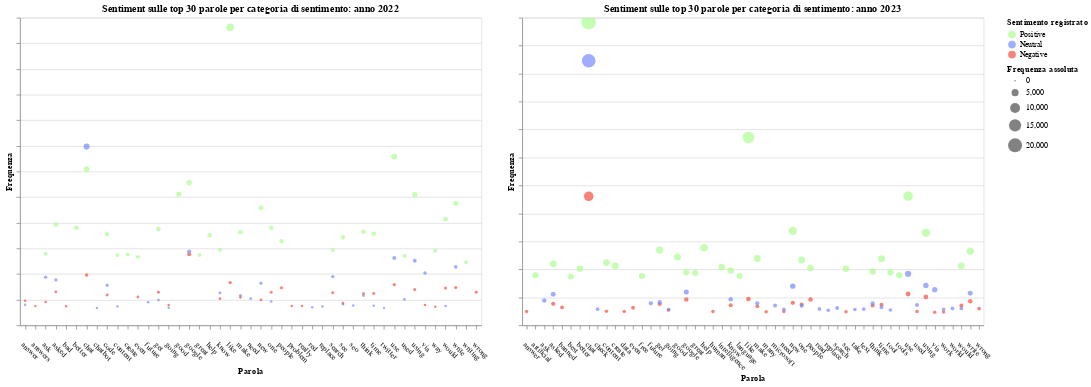

Source (notebook cell):
### Code cell
finalchart_wordsfrequency_2022_2023 = alt.hconcat(scatter_plot_2022, scatter_plot_2023).resolve_scale(y='independent'
).configure_axisX(
    labelAngle=45,  # Specify the degree of inclination here
    labelAlign='left',  # Optional: Align the labels to the right for better readability
    labelPadding=15  # Optional: Add padding to the labels for better spacing
)
finalchart_wordsfrequency_2022_2023.save('wordsfreq_2022_2023.html')
finalchart_wordsfrequency_2022_2023

### Figure 1 — Vega-Lite specification as saved in the notebook (floating-point values rounded to 4 significant figures)
{"config": {"view": {"continuousWidth": 300, "continuousHeight": 300}, "axisX": {"labelAlign": "left", "labelAngle": 45, "labelPadding": 15}}, "hconcat": [{"data": {"name": "data-311dffb178b517b0b4bfda02d0ada4da"}, "mark": {"type": "point", "filled": true}, "encoding": {"color": {"field": "Sentiment", "scale": {"domain": ["Positive", "Neutral", "Negative"], "range": ["#ADFC92", "#788BFF", "#F44E3F"]}, "title": "Sentimento registrato", "type": "nominal"}, "opacity": {"value": 0.7}, "size": {"field": "frequency", "type": "quantitative"}, "tooltip": [{"field": "word", "type": "nominal"}, {"field": "frequency", "type": "quantitative"}, {"field": "frequency", "type": "quantitative"}], "x": {"field": "word", "title": "Parola", "type": "nominal"}, "y": {"axis": {"labels": false}, "field": "frequency", "title": "Frequenza", "type": "quantitative"}}, "height": 400, "name": "view_1", "title": "Sentiment sulle top 30 parole per categoria di sentimento: anno 2022", "transform": [{"filter": {"param": "param_1"}}], "width": 600}, {"data": {"name": "data-610617640abbcb60d3c9b15bc576aea8"}, "mark": {"type": "point", "filled": true}, "encoding": {"color": {"field": "Sentiment", "scale": {"domain": ["Positive", "Neutral", "Negative"], "range": ["#ADFC92", "#788BFF", "#F44E3F"]}, "title": "Sentimento registrato", "type": "nominal"}, "opacity": {"value": 0.7}, "size": {"field": "frequency", "title": "Frequenza assoluta", "type": "quantitative"}, "tooltip": [{"field": "word", "title": "parola", "type": "nominal"}, {"field": "frequency", "title": "frequenza assoluta", "type": "quantitative"}], "x": {"field": "word", "title": "Parola", "type": "nominal"}, "y": {"axis": {"labels": false}, "field": "frequency", "title": "Frequenza", "type": "quantitative"}}, "height": 400, "name": "view_2", "title": "Sentiment sulle top 30 parole per categoria di sentimento: anno 2023", "transform": [{"filter": {"param": "param_3"}}], "width": 600}], "params": [{"name": "param_1", "select": {"type": "point", "fields": ["Sentiment"]}, "bind": {"input": "radio", "options": ["Positive", "Neutral", "Negative", null], "labels": ["Positive ", "Neutral ", "Negative ", "All"], "name": "Selettore sentimento 2022: "}, "views": ["view_1"]}, {"name": "param_2", "select": {"type": "interval", "encodings": ["x", "y"]}, "bind": "scales", "views": ["view_1"]}, {"name": "param_3", "select": {"type": "point", "fields": ["Sentiment"]}, "bind": {"input": "radio", "options": ["Positive", "Neutral", "Negative", null], "labels": ["Positive ", "Neutral ", "Negative ", "All"], "name": "Selettore sentimento 2023: "}, "views": ["view_2"]}, {"name": "param_4", "select": {"type": "interval", "encodings": ["x", "y"]}, "bind": "scales", "views": ["view_2"]}], "resolve": {"scale": {"y": "independent"}}, "$schema": "https://vega.github.io/schema/vega-lite/v5.8.0.json", "datasets": {"data-311dffb178b517b0b4bfda02d0ada4da": [{"Sentiment": "Positive", "word": "like", "frequency": 5812}, {"Sentiment": "Positive", "word": "use", "frequency": 3291}, {"Sentiment": "Positive", "word": "chat", "frequency": 3043}, {"Sentiment": "Positive", "word": "google", "frequency": 2786}, {"Sentiment": "Positive", "word": "good", "frequency": 2561}, {"Sentiment": "Positive", "word": "using", "frequency": 2547}, {"Sentiment": "Positive", "word": "write", "frequency": 2379}, {"Sentiment": "Positive", "word": "new", "frequency": 2286}, {"Sentiment": "Positive", "word": "would", "frequency": 2070}, {"Sentiment": "Positive", "word": "asked", "frequency": 1966}, {"Sentiment": "Positive", "word": "one", "frequency": 1903}, {"Sentiment": "Positive", "word": "better", "frequency": 1903}, {"Sentiment": "Positive", "word": "get", "frequency": 1877}, {"Sentiment": "Positive", "word": "think", "frequency": 1826}, {"Sentiment": "Positive", "word": "make", "frequency": 1815}, {"Sentiment": "Positive", "word": "time", "frequency": 1784}, {"Sentiment": "Positive", "word": "code", "frequency": 1775}, {"Sentiment": "Positive", "word": "help", "frequency": 1756}, {"Sentiment": "Positive", "word": "see", "frequency": 1717}, {"Sentiment": "Positive", "word": "people", "frequency": 1640}, {"Sentiment": "Positive", "word": "know", "frequency": 1471}, {"Sentiment": "Positive", "word": "search", "frequency": 1467}, {"Sentiment": "Positive", "word": "way", "frequency": 1454}, {"Sentiment": "Positive", "word": "ask", "frequency": 1395}, {"Sentiment": "Positive", "word": "create", "frequency": 1382}, {"Sentiment": "Positive", "word": "great", "frequency": 1373}, {"Sentiment": "Positive", "word": "content", "frequency": 1369}, {"Sentiment": "Positive", "word": "used", "frequency": 1351}, {"Sentiment": "Positive", "word": "even", "frequency": 1335}, {"Sentiment": "Positive", "word": "writing", "frequency": 1231}, {"Sentiment": "Negative", "word": "google", "frequency": 1384}, {"Sentiment": "Negative", "word": "chat", "frequency": 982}, {"Sentiment": "Negative", "word": "like", "frequency": 833}, {"Sentiment": "Negative", "word": "use", "frequency": 792}, {"Sentiment": "Negative", "word": "write", "frequency": 736}, {"Sentiment": "Negative", "word": "people", "frequency": 732}, {"Sentiment": "Negative", "word": "would", "frequency": 728}, {"Sentiment": "Negative", "word": "using", "frequency": 700}, {"Sentiment": "Negative", "word": "asked", "frequency": 652}, {"Sentiment": "Negative", "word": "get", "frequency": 645}, {"Sentiment": "Negative", "word": "wrong", "frequency": 644}, {"Sentiment": "Negative", "word": "one", "frequency": 642}, {"Sentiment": "Negative", "word": "search", "frequency": 634}, {"Sentiment": "Negative", "word": "time", "frequency": 619}, {"Sentiment": "Negative", "word": "think", "frequency": 617}, {"Sentiment": "Negative", "word": "code", "frequency": 590}, {"Sentiment": "Negative", "word": "even", "frequency": 552}, {"Sentiment": "Negative", "word": "make", "frequency": 547}, {"Sentiment": "Negative", "word": "know", "frequency": 519}, {"Sentiment": "Negative", "word": "new", "frequency": 496}, {"Sentiment": "Negative", "word": "answer", "frequency": 478}, {"Sentiment": "Negative", "word": "ask", "frequency": 453}, {"Sentiment": "Negative", "word": "see", "frequency": 432}, {"Sentiment": "Negative", "word": "going", "frequency": 398}, {"Sentiment": "Negative", "word": "via", "frequency": 396}, {"Sentiment": "Negative", "word": "really", "frequency": 378}, {"Sentiment": "Negative", "word": "problem", "frequency": 378}, {"Sentiment": "Negative", "word": "answers", "frequency": 374}, {"Sentiment": "Negative", "word": "bad", "frequency": 373}, {"Sentiment": "Negative", "word": "way", "frequency": 361}, {"Sentiment": "Neutral", "word": "chat", "frequency": 3485}, {"Sentiment": "Neutral", "word": "google", "frequency": 1441}, {"Sentiment": "Neutral", "word": "use", "frequency": 1312}, {"Sentiment": "Neutral", "word": "using", "frequency": 1259}, {"Sentiment": "Neutral", "word": "write", "frequency": 1138}, {"Sentiment": "Neutral", "word": "via", "frequency": 1021}, {"Sentiment": "Neutral", "word": "search", "frequency": 950}, {"Sentiment": "Neutral", "word": "ask", "frequency": 939}, {"Sentiment": "Neutral", "word": "asked", "frequency": 884}, {"Sentiment": "Neutral", "word": "new", "frequency": 822}, {"Sentiment": "Neutral", "word": "code", "frequency": 783}, {"Sentiment": "Neutral", "word": "know", "frequency": 632}, {"Sentiment": "Neutral", "word": "make", "frequency": 585}, {"Sentiment": "Neutral", "word": "think", "frequency": 579}, {"Sentiment": "Neutral", "word": "need", "frequency": 518}, {"Sentiment": "Neutral", "word": "used", "frequency": 505}, {"Sentiment": "Neutral", "word": "get", "frequency": 491}, {"Sentiment": "Neutral", "word": "one", "frequency": 463}, {"Sentiment": "Neutral", "word": "future", "frequency": 448}, {"Sentiment": "Neutral", "word": "see", "frequency": 409}, {"Sentiment": "Neutral", "word": "answer", "frequency": 401}, {"Sentiment": "Neutral", "word": "seo", "frequency": 385}, {"Sentiment": "Neutral", "word": "time", "frequency": 381}, {"Sentiment": "Neutral", "word": "would", "frequency": 376}, {"Sentiment": "Neutral", "word": "content", "frequency": 368}, {"Sentiment": "Neutral", "word": "replace", "frequency": 368}, {"Sentiment": "Neutral", "word": "red", "frequency": 353}, {"Sentiment": "Neutral", "word": "going", "frequency": 341}, {"Sentiment": "Neutral", "word": "chatbot", "frequency": 337}, {"Sentiment": "Neutral", "word": "twitter", "frequency": 335}], "data-610617640abbcb60d3c9b15bc576aea8": [{"Sentiment": "Positive", "word": "chat", "frequency": 21685}, {"Sentiment": "Positive", "word": "like", "frequency": 13438}, {"Sentiment": "Positive", "word": "use", "frequency": 9243}, {"Sentiment": "Positive", "word": "new", "frequency": 6758}, {"Sentiment": "Positive", "word": "using", "frequency": 6618}, {"Sentiment": "Positive", "word": "help", "frequency": 5553}, {"Sentiment": "Positive", "word": "get", "frequency": 5379}, {"Sentiment": "Positive", "word": "write", "frequency": 5308}, {"Sentiment": "Positive", "word": "good", "frequency": 4886}, {"Sentiment": "Positive", "word": "make", "frequency": 4784}, {"Sentiment": "Positive", "word": "time", "frequency": 4753}, {"Sentiment": "Positive", "word": "one", "frequency": 4675}, {"Sentiment": "Positive", "word": "content", "frequency": 4482}, {"Sentiment": "Positive", "word": "asked", "frequency": 4396}, {"Sentiment": "Positive", "word": "would", "frequency": 4249}, {"Sentiment": "Positive", "word": "create", "frequency": 4248}, {"Sentiment": "Positive", "word": "intelligence", "frequency": 4161}, {"Sentiment": "Positive", "word": "people", "frequency": 4099}, {"Sentiment": "Positive", "word": "better", "frequency": 4042}, {"Sentiment": "Positive", "word": "see", "frequency": 4037}, {"Sentiment": "Positive", "word": "know", "frequency": 3927}, {"Sentiment": "Positive", "word": "think", "frequency": 3846}, {"Sentiment": "Positive", "word": "tool", "frequency": 3793}, {"Sentiment": "Positive", "word": "google", "frequency": 3791}, {"Sentiment": "Positive", "word": "great", "frequency": 3736}, {"Sentiment": "Positive", "word": "artificial", "frequency": 3580}, {"Sentiment": "Positive", "word": "tools", "frequency": 3572}, {"Sentiment": "Positive", "word": "free", "frequency": 3529}, {"Sentiment": "Positive", "word": "language", "frequency": 3519}, {"Sentiment": "Positive", "word": "best", "frequency": 3492}, {"Sentiment": "Negative", "word": "chat", "frequency": 9226}, {"Sentiment": "Negative", "word": "use", "frequency": 2237}, {"Sentiment": "Negative", "word": "using", "frequency": 2026}, {"Sentiment": "Negative", "word": "like", "frequency": 1887}, {"Sentiment": "Negative", "word": "people", "frequency": 1841}, {"Sentiment": "Negative", "word": "google", "frequency": 1840}, {"Sentiment": "Negative", "word": "write", "frequency": 1721}, {"Sentiment": "Negative", "word": "new", "frequency": 1608}, {"Sentiment": "Negative", "word": "asked", "frequency": 1537}, {"Sentiment": "Negative", "word": "get", "frequency": 1519}, {"Sentiment": "Negative", "word": "one", "frequency": 1485}, {"Sentiment": "Negative", "word": "time", "frequency": 1463}, {"Sentiment": "Negative", "word": "know", "frequency": 1430}, {"Sentiment": "Negative", "word": "would", "frequency": 1423}, {"Sentiment": "Negative", "word": "think", "frequency": 1408}, {"Sentiment": "Negative", "word": "make", "frequency": 1353}, {"Sentiment": "Negative", "word": "banned", "frequency": 1277}, {"Sentiment": "Negative", "word": "even", "frequency": 1252}, {"Sentiment": "Negative", "word": "wrong", "frequency": 1195}, {"Sentiment": "Negative", "word": "going", "frequency": 1096}, {"Sentiment": "Negative", "word": "content", "frequency": 1006}, {"Sentiment": "Negative", "word": "data", "frequency": 995}, {"Sentiment": "Negative", "word": "answer", "frequency": 992}, {"Sentiment": "Negative", "word": "human", "frequency": 988}, {"Sentiment": "Negative", "word": "need", "frequency": 986}, {"Sentiment": "Negative", "word": "used", "frequency": 981}, {"Sentiment": "Negative", "word": "see", "frequency": 968}, {"Sentiment": "Negative", "word": "many", "frequency": 966}, {"Sentiment": "Negative", "word": "work", "frequency": 946}, {"Sentiment": "Negative", "word": "via", "frequency": 936}, {"Sentiment": "Neutral", "word": "chat", "frequency": 18918}, {"Sentiment": "Neutral", "word": "use", "frequency": 3684}, {"Sentiment": "Neutral", "word": "using", "frequency": 2845}, {"Sentiment": "Neutral", "word": "new", "frequency": 2800}, {"Sentiment": "Neutral", "word": "via", "frequency": 2549}, {"Sentiment": "Neutral", "word": "google", "frequency": 2373}, {"Sentiment": "Neutral", "word": "write", "frequency": 2286}, {"Sentiment": "Neutral", "word": "asked", "frequency": 2225}, {"Sentiment": "Neutral", "word": "know", "frequency": 1869}, {"Sentiment": "Neutral", "word": "ask", "frequency": 1778}, {"Sentiment": "Neutral", "word": "get", "frequency": 1647}, {"Sentiment": "Neutral", "word": "make", "frequency": 1574}, {"Sentiment": "Neutral", "word": "future", "frequency": 1572}, {"Sentiment": "Neutral", "word": "think", "frequency": 1566}, {"Sentiment": "Neutral", "word": "used", "frequency": 1452}, {"Sentiment": "Neutral", "word": "microsoft", "frequency": 1414}, {"Sentiment": "Neutral", "word": "one", "frequency": 1402}, {"Sentiment": "Neutral", "word": "time", "frequency": 1294}, {"Sentiment": "Neutral", "word": "search", "frequency": 1237}, {"Sentiment": "Neutral", "word": "world", "frequency": 1208}, {"Sentiment": "Neutral", "word": "would", "frequency": 1203}, {"Sentiment": "Neutral", "word": "read", "frequency": 1168}, {"Sentiment": "Neutral", "word": "text", "frequency": 1161}, {"Sentiment": "Neutral", "word": "check", "frequency": 1153}, {"Sentiment": "Neutral", "word": "need", "frequency": 1141}, {"Sentiment": "Neutral", "word": "work", "frequency": 1134}, {"Sentiment": "Neutral", "word": "take", "frequency": 1127}, {"Sentiment": "Neutral", "word": "going", "frequency": 1121}, {"Sentiment": "Neutral", "word": "tool", "frequency": 1089}, {"Sentiment": "Neutral", "word": "replace", "frequency": 1076}]}}
